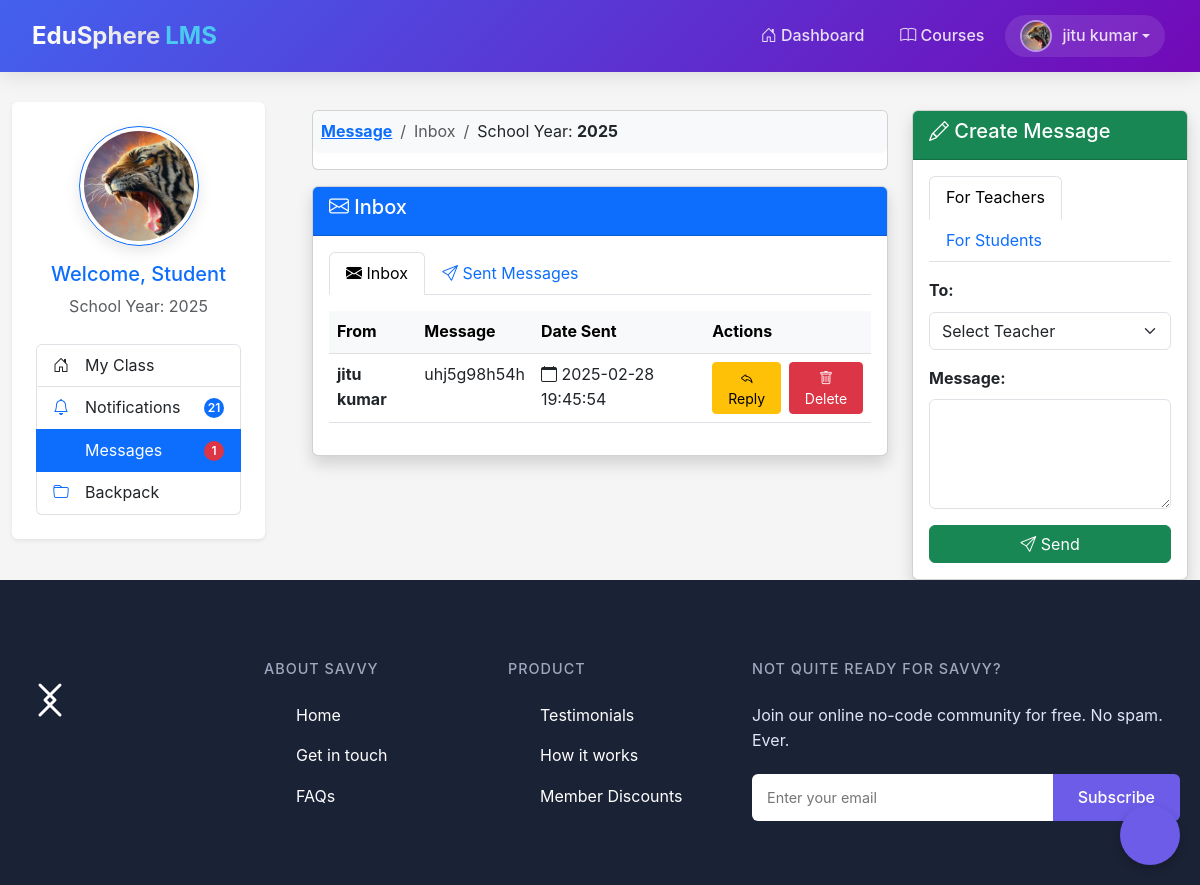
Page /student/message/student_message.php (signed in) on the committed database.
### tables this page shows
CREATE TABLE `student` (
  `student_id` int(11) NOT NULL,
  `firstname` varchar(100) NOT NULL,
  `lastname` varchar(100) NOT NULL,
  `class_id` int(11) NOT NULL,
  `department_id` int(30) NOT NULL,
  `username` varchar(100) NOT NULL,
  `password` varchar(100) NOT NULL,
  `location` varchar(100) NOT NULL,
  `status` varchar(100) NOT NULL
);

CREATE TABLE `school_year` (
  `school_year_id` int(11) NOT NULL,
  `school_year` varchar(100) NOT NULL
);

CREATE TABLE `message` (
  `message_id` int(11) NOT NULL,
  `reciever_id` int(11) NOT NULL,
  `content` varchar(200) NOT NULL,
  `date_sended` varchar(100) NOT NULL,
  `sender_id` int(11) NOT NULL,
  `reciever_name` varchar(50) NOT NULL,
  `sender_name` varchar(200) NOT NULL,
  `message_status` varchar(100) NOT NULL
);

### student/session.php (called while the page is built, shortened)
<?php
$session_id = $_SESSION['id'];
?>

### student/message/student_message.php (the view, shortened to what this page needs)
<?php include('header_dashboard.php'); ?>
<?php include('../session.php'); ?>
<body>
    <?php include('../navbar_student.php'); ?>
    <div class="container-fluid mt-4">
        <div class="row">
            <div class="col-md-3 mt-2">
                <?php include('student_sidebar.php'); ?>
            </div>
            <div class="col-md-6 mt-3">
                <nav aria-label="breadcrumb" class="card mb-3">
                    <ol class="breadcrumb bg-light p-2 rounded">
                        <li class="breadcrumb-item"><a href="#"><b>Message</b></a></li>
                        <li class="breadcrumb-item active" aria-current="page">Inbox</li>
                        <li class="breadcrumb-item">School Year: <strong><?php echo $school_year_query_row['school_year']; ?></strong> </li>
                    </ol>
                </nav>
                <div class="card shadow mb-4">
                    <div class="card-header bg-primary text-white">
                        <h5><i class="bi bi-envelope"></i> Inbox</h5>
                    </div>
                    <div class="card-body">
                        <form action="read_message.php" method="post">
                        <ul class="nav nav-tabs mb-3">
                            <li class="nav-item">
                                <a class="nav-link active" href="student_message.php">
                                    <i class="bi bi-envelope-fill"></i> Inbox
                                </a>
                            </li>
                            <li class="nav-item">
                                <a class="nav-link" href="sent_message_student.php">
                                    <i class="bi bi-send"></i> Sent Messages
                                </a>
                            </li>
                        </ul>
                        <?php
                        $query_announcement = mysqli_query($conn, "
                            SELECT * FROM message
                            LEFT JOIN student ON student.student_id = message.sender_id
                            WHERE message.reciever_id = '$session_id'
                            ORDER BY date_sended DESC
                        ") or die(mysqli_error());
                        $count_my_message = mysqli_num_rows($query_announcement);
                        if ($count_my_message != '0') {
                        ?>
                            <div class="table-responsive">
                                <table id="inboxMessagesTable" class="table table-hover">
                                    <thead class="table-light">
                                        <tr>
                                            <th>From</th>
                                            <th style="max-width: 400px; word-wrap: break-word;">Message</th>
                                            <th>Date Sent</th>
                                            <th>Actions</th>
                                        </tr>
                                    </thead>
                                    <tbody>
                                        <?php while ($row = mysqli_fetch_array($query_announcement)) {
                                            $id = $row['message_id'];
                                            $sender_name = $row['sender_name'];
                                        ?>
                                            <tr>
                                                <td><strong><?php echo htmlspecialchars($sender_name); ?></strong></td>
                                                <td style="max-width: 400px; word-wrap: break-word;">
                                                    <?php echo nl2br(htmlspecialchars($row['content'])); ?>
                                                </td>
                                                <td><i class="bi bi-calendar"></i> <?php echo htmlspecialchars($row['date_sended']); ?></td>
                                                <td>
                                                    <div class="d-flex gap-2">
                                                        <a class="btn btn-sm btn-warning" href="#reply<?php echo $id; ?>" data-bs-toggle="modal">
                                                            <i class="bi bi-reply"></i> Reply
                                                        </a>
                                                        <a class="btn btn-sm btn-danger" href="#remove<?php echo $id; ?>" data-id="<?php echo $id; ?>"  data-bs-toggle="modal">
                                                            <i class="bi bi-trash"></i> Delete
                                                        </a>
                                                    </div>
                                                </td>
                                            </tr>
                                        <?php } ?>
                                    </tbody>
                                </table>
                            </div>
                        <?php
                        } else {
                        ?>
                            <div class="alert alert-info text-center">
                                <i class="bi bi-info-circle"></i> No Messages Found
                            </div>
                        <?php } ?>
                        </form>
                    </div>
                </div>
            </div>
            <div class="col-md-3 mt-3">
                <?php include('create_message_student.php'); ?>
            </div>
        </div>
    </div>
    <?php include('../footer.php'); ?>
    <link rel="stylesheet" href="https://cdn.datatables.net/1.13.4/css/dataTables.bootstrap5.min.css">
</body>
</html>

### student/navbar_student.php (shortened to what this page needs)
<nav class="navbar navbar-expand-lg navbar-dark fixed-top edu-navbar">
    <div class="container-fluid">
        <a class="navbar-brand" href="#">
            <span class="brand-text">EduSphere</span>
            <span class="brand-highlight">LMS</span>
        </a>
        <div class="collapse navbar-collapse" id="navbarNav">
            <ul class="navbar-nav ms-auto">
                <li class="nav-item">
                    <a class="nav-link navbar-link navbar-link-animation" href="dashboard_student.php">
                        <i class="bi bi-house-door"></i> Dashboard
                    </a>
                </li>
                <li class="nav-item">
                    <a class="nav-link navbar-link navbar-link-animation" href="courses.php">
                        <i class="bi bi-book"></i> Courses
                    </a>
                </li>
                <?php
                $query = mysqli_query($conn, "SELECT * FROM student WHERE student_id = '$session_id'") or die(mysqli_error());
                $row = mysqli_fetch_array($query);
                ?>
                <li class="nav-item dropdown">
                    <a class="nav-link navbar-link dropdown-toggle profile-link" href="#" id="studentDropdown" role="button" data-bs-toggle="dropdown">
                        <div class="avatar-container1">
                            <?php
                            $avatar = $row['location'] ? $row['location'] : 'default_avatar.png';
                            ?>
                            <img src="<?php echo $avatar; ?>" alt="Profile" class="avatar-img">
                        </div>
                        <span class="profile-name"><?php echo $row['firstname'] . " " . $row['lastname']; ?></span>
                    </a>
                </li>
            </ul>
        </div>
    </div>
</nav>

### student/message/student_sidebar.php
<?php
        $school_year_query = mysqli_query($conn, "SELECT * FROM school_year ORDER BY school_year DESC") or die(mysqli_error());
        $school_year_query_row = mysqli_fetch_array($school_year_query);
        $school_year = $school_year_query_row['school_year'];
        $query_unread_notifications = mysqli_query($conn, "SELECT * FROM notification
        LEFT JOIN teacher_class ON teacher_class.teacher_class_id = notification.teacher_class_id
        LEFT JOIN teacher_class_student ON teacher_class_student.teacher_class_id = teacher_class.teacher_class_id
        WHERE teacher_class_student.student_id = '$session_id' AND school_year = '$school_year'
        AND notification.notification_id NOT IN (
            SELECT notification_id FROM notification_read WHERE student_id = '$session_id'
        )") or die(mysqli_error());
        $unread_notifications = mysqli_num_rows($query_unread_notifications);
        $message_query = mysqli_query($conn, "SELECT * FROM message WHERE reciever_id = '$session_id' AND message_status != 'read'") or die(mysqli_error());
        $count_message = mysqli_num_rows($message_query);
    ?>
<div class="sidebar bg-white p-4 rounded shadow-sm col-md-11">
    <div class="text-center mb-4">
        <img id="avatar" class="img-thumbnail rounded-circle border border-primary" src="../<?php echo $row['location']; ?>"
            alt="Student Avatar" style="width: 120px; height: 120px; object-fit: cover;">
        <h5 class="mt-3 text-primary">Welcome, Student</h5>
        <p class="text-muted mb-0">School Year: <?php echo $school_year; ?></p>
    </div>
    <ul class="list-group">
        <li class="list-group-item list-group-item-action d-flex align-items-center">
            <i class="bi bi-house-door me-3"></i>
            <a href="../dashboard_student.php" class="text-dark text-decoration-none flex-grow-1">My Class</a>
        </li>
        <li class="list-group-item list-group-item-action d-flex align-items-center">
            <i class="bi bi-bell me-3 text-primary"></i>
            <a href="../student_notification.php" class="text-dark text-decoration-none flex-grow-1">Notifications</a>
            <span class="badge bg-primary rounded-pill"><?php echo $unread_notifications; ?></span>
        </li>
        <li class="list-group-item list-group-item-action active d-flex align-items-center">
            <i class="bi bi-envelope me-3 text-primary"></i>
            <a href="message/student_message.php" class="text-white text-decoration-none flex-grow-1">Messages</a>
            <?php if ($count_message > 0) { ?>
                <span class="badge bg-danger rounded-pill"><?php echo $count_message; ?></span>
            <?php } ?>
        </li>
        <li class="list-group-item list-group-item-action d-flex align-items-center">
            <i class="bi bi-folder me-3 text-primary"></i>
            <a href="../backpack.php" class="text-dark text-decoration-none flex-grow-1">Backpack</a>
        </li>
    </ul>
</div>

### student/styles.css (style rules this page uses)
#avatar { width: 100%; height: 100%; object-fit: cover; border-radius: 50%; border: 3px solid #fff; box-shadow: 0 5px 15px rgba(0, 0, 0, 0.1); transition: transform 0.3s ease; }
.badge { background-color: #e74a3b; color: white; font-size: 12px; font-weight: 600; height: 20px; width: 20px; display: flex; align-items: center; justify-content: center; border-radius: 50%; margin-left: auto; }
:root { --primary-color: #4361ee; --primary-dark: #3a56d4; --secondary-color: #7209b7; --accent-color: #4cc9f0; --text-light: #ffffff; --text-dark: #333333; --transition-speed: 0.3s; --box-shadow: 0 4px 20px rgba(0, 0, 0, 0.1); }
body { font-family: 'Poppins', sans-serif; padding-top: 70px; }
.edu-navbar { background: linear-gradient(135deg, var(--primary-color), var(--secondary-color)); padding: 12px 20px; box-shadow: var(--box-shadow); transition: all var(--transition-speed) ease; }
.navbar-brand { font-weight: 700; font-size: 1.5rem; display: flex; align-items: center; position: relative; }
.brand-text { background: linear-gradient(to right, #fff, #e0e0e0); -webkit-background-clip: text; background-clip: text; color: transparent; transition: all 0.3s ease; }
.brand-highlight { color: var(--accent-color); margin-left: 5px; position: relative; }
.brand-highlight::after { content: ''; position: absolute; bottom: -3px; left: 0; width: 100%; height: 2px; background-color: var(--accent-color); transform: scaleX(0); transform-origin: bottom right; transition: transform 0.3s ease; }
.navbar-link { color: rgba(255, 255, 255, 0.85) !important; font-weight: 500; padding: 8px 15px !important; border-radius: 6px; transition: all 0.3s ease; position: relative; margin: 0 3px; }
.navbar-link-animation::after { content: ''; position: absolute; bottom: 0; left: 50%; width: 0; height: 2px; background-color: var(--accent-color); transition: all 0.3s ease; transform: translateX(-50%); }
.profile-link { display: flex; align-items: center; padding: 5px 15px !important; background-color: rgba(255, 255, 255, 0.1); border-radius: 30px; transition: all 0.3s ease; }
.avatar-container1 { width: 32px; height: 32px; border-radius: 50%; overflow: hidden; margin-right: 10px; border: 2px solid rgba(255, 255, 255, 0.5); transition: all 0.3s ease; }
.avatar-img { width: 100%; height: 100%; object-fit: cover; }
.profile-name { max-width: 120px; white-space: nowrap; overflow: hidden; text-overflow: ellipsis; }

### student/footer.php (style rules this page uses)
* { margin: 0; padding: 0; box-sizing: border-box; font-family: -apple-system, BlinkMacSystemFont, "Segoe UI", Roboto, Helvetica, Arial, sans-serif; }
body { background-color: #f5f5f5; color: #333; line-height: 1.6; }

### rows in the picture
student: location (picture), firstname "jitu", lastname "kumar"
school_year: school_year "2025"
message: sender_name "jitu kumar", content "uhj5g98h54h", date_sended "2025-02-28 19:45:54"

### other values in the picture
$unread_notifications "21"
$count_message "1"
